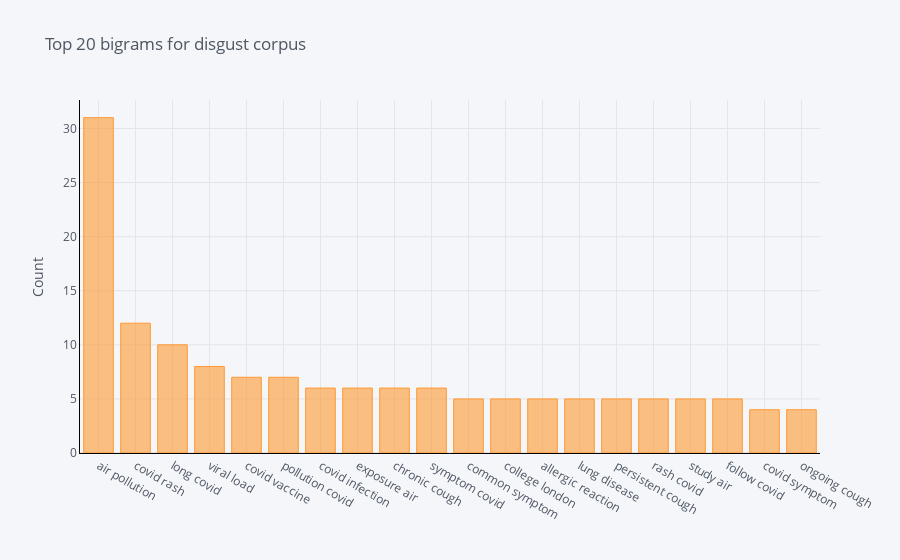

Here is the notebook cell this chart was saved with:
### Code cell
print("Frequent Bigrams for disgust corpus")
common_words = get_top_n_bigram(emo_data[emo_data.overall_emo=='avgLexVal_disgust'].text, 20)
total=0
for word, freq in common_words:

    print(word, freq)
    
    total=total+freq
for word, freq in common_words:
    perc=(freq/len(disgust_text))*100
    print(word,str(perc)+"%")
df3 = pd.DataFrame(common_words, columns = ['ReviewText' , 'count'])
df3.groupby('ReviewText').sum()['count'].sort_values(ascending=False).iplot(
    kind='bar', yTitle='Count', linecolor='black', title='Top 20 bigrams for disgust corpus')

### Figure 1 — Plotly figure (JSON) as saved in the notebook; plotly's stock layout.template omitted (floating-point values rounded to 4 significant figures)
{"data": [{"marker": {"color": "rgba(255, 153, 51, 0.6)", "line": {"color": "rgba(255, 153, 51, 1.0)", "width": 1}}, "name": "count", "orientation": "v", "text": "", "type": "bar", "x": ["air pollution", "covid rash", "long covid", "viral load", "covid vaccine", "pollution covid", "covid infection", "exposure air", "chronic cough", "symptom covid", "common symptom", "college london", "allergic reaction", "lung disease", "persistent cough", "rash covid", "study air", "follow covid", "covid symptom", "ongoing cough"], "y": [31, 12, 10, 8, 7, 7, 6, 6, 6, 6, 5, 5, 5, 5, 5, 5, 5, 5, 4, 4]}], "layout": {"legend": {"bgcolor": "#F5F6F9", "font": {"color": "#4D5663"}}, "paper_bgcolor": "#F5F6F9", "plot_bgcolor": "#F5F6F9", "title": {"font": {"color": "#4D5663"}, "text": "Top 20 bigrams for disgust corpus"}, "xaxis": {"gridcolor": "#E1E5ED", "linecolor": "black", "showgrid": true, "tickfont": {"color": "#4D5663"}, "title": {"font": {"color": "#4D5663"}, "text": ""}, "zerolinecolor": "#E1E5ED"}, "yaxis": {"gridcolor": "#E1E5ED", "linecolor": "black", "showgrid": true, "tickfont": {"color": "#4D5663"}, "title": {"font": {"color": "#4D5663"}, "text": "Count"}, "zerolinecolor": "#E1E5ED"}}}
